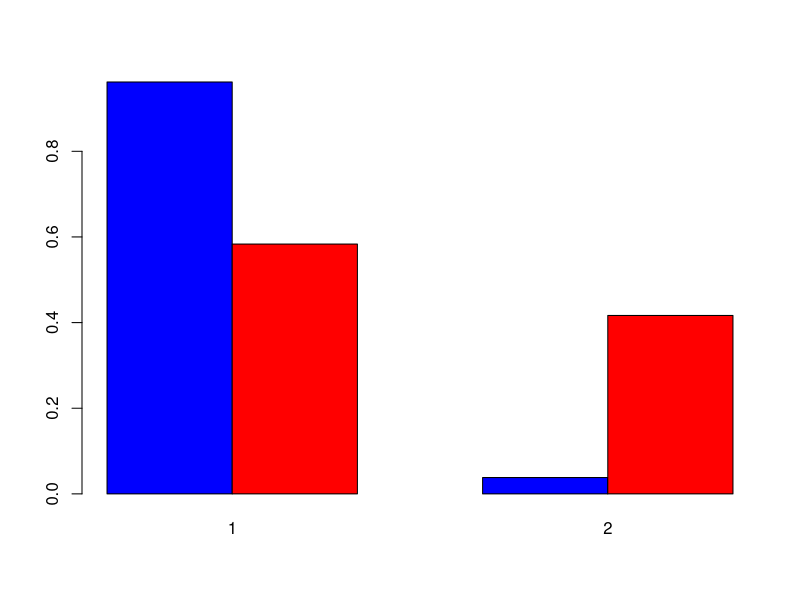

The R source for this figure:
library(here)

dados <- read.csv("data/cgd1.csv", sep=";", dec=".")

tab_abs <- table(dados$PH, dados$Sexo)
tab_rel <- prop.table(tab_abs, 1)

barplot(tab_rel, beside=T, col=c("blue", "red"))
